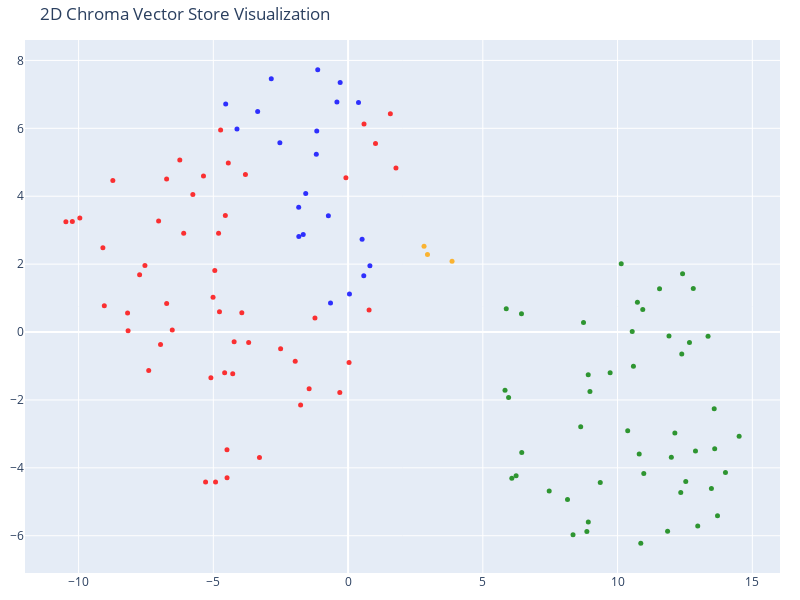

The notebook cell saved with this chart:
### Code cell
# We humans find it easier to visalize things in 2D!
# Reduce the dimensionality of the vectors to 2D using t-SNE
# (t-distributed stochastic neighbor embedding)

tsne = TSNE(n_components=2, random_state=42)
reduced_vectors = tsne.fit_transform(vectors)

# Create the 2D scatter plot
fig = go.Figure(data=[go.Scatter(
    x=reduced_vectors[:, 0],
    y=reduced_vectors[:, 1],
    mode='markers',
    marker=dict(size=5, color=colors, opacity=0.8),
    text=[f"Type: {t}<br>Text: {d[:100]}..." for t, d in zip(doc_types, documents)],
    hoverinfo='text'
)])

fig.update_layout(
    title='2D Chroma Vector Store Visualization',
    scene=dict(xaxis_title='x',yaxis_title='y'),
    width=800,
    height=600,
    margin=dict(r=20, b=10, l=10, t=40)
)

fig.show()

### Figure 1 — Plotly figure (JSON) as saved in the notebook; plotly's stock layout.template omitted (floating-point values rounded to 4 significant figures)
{"data": [{"hoverinfo": "text", "marker": {"color": ["orange", "orange", "orange", "red", "red", "red", "red", "red", "red", "red", "red", "red", "red", "red", "red", "red", "red", "red", "red", "red", "red", "red", "red", "red", "red", "red", "red", "red", "red", "red", "red", "red", "red", "red", "red", "red", "red", "red", "red", "red", "red", "red", "red", "red", "red", "red", "red", "red", "red", "red", "red", "red", "red", "red", "red", "green", "green", "green", "green", "green", "green", "green", "green", "green", "green", "green", "green", "green", "green", "green", "green", "green", "green", "green", "green", "green", "green", "green", "green", "green", "green", "green", "green", "green", "green", "green", "green", "green", "green", "green", "green", "green", "green", "green", "green", "green", "green", "green", "green", "green", "green", "green", "blue", "blue", "blue", "blue", "blue", "blue", "blue", "blue", "blue", "blue", "blue", "blue", "blue", "blue", "blue", "blue", "blue", "blue", "blue", "blue", "blue"], "opacity": 0.8, "size": 5}, "mode": "markers", "text": ["Type: company<br>Text: # About Insurellm\n\nInsurellm was founded by Avery Lancaster in 2015 as an insurance tech startup des...", "Type: company<br>Text: # Careers at Insurellm\n\nInsurellm is hiring! We are looking for talented software engineers, data sc...", "Type: company<br>Text: # Overview of Insurellm\n\nInsurellm is an innovative insurance tech firm with 200 employees across th...", "Type: contracts<br>Text: # Contract with Apex Reinsurance for Rellm: AI-Powered Enterprise Reinsurance Solution\n\n## Terms\n\n1....", "Type: contracts<br>Text: ## Renewal\n\n1. **Automatic Renewal**: This Agreement will automatically renew for successive one-yea...", "Type: contracts<br>Text: 2. **Seamless Integrations**: The architecture of Rellm allows for easy integration with existing sy...", "Type: contracts<br>Text: 1. **Technical Support**: Provider shall offer dedicated technical support to the Client via phone, ...", "Type: contracts<br>Text: **Insurellm, Inc.**  \n_____________________________  \nAuthorized Signature   \nDate: ________________...", "Type: contracts<br>Text: # Contract with Belvedere Insurance for Markellm\n\n## Terms\nThis Contract (\"Agreement\") is made and e...", "Type: contracts<br>Text: ## Renewal\n1. **Renewal Terms**: This Agreement may be renewed for additional one-year terms upon mu...", "Type: contracts<br>Text: ## Features\n1. **AI-Powered Matching**: Belvedere Insurance will benefit from Markellm's AI-powered ...", "Type: contracts<br>Text: ## Support\n1. **Technical Support**: Technical support will be available from 9 AM to 7 PM EST, Mond...", "Type: contracts<br>Text: **Belvedere Insurance**  \nSignature: ______________________  \nName: [Authorized Signatory]  \nTitle: ...", "Type: contracts<br>Text: # Contract with BrightWay Solutions for Markellm\n\n**Contract Date:** October 5, 2023  \n**Contract ID...", "Type: contracts<br>Text: 3. **Service Level Agreement (SLA):**  \n   Insurellm commits to a 99.9% uptime for the platform with...", "Type: contracts<br>Text: 2. **Real-Time Quote Availability:**  \n   Consumers sourced via BrightWay Solutions will receive rea...", "Type: contracts<br>Text: 3. **Training and Onboarding:**  \n   Insurellm agrees to provide one free training session on how to...", "Type: contracts<br>Text: # Contract with EverGuard Insurance for Rellm: AI-Powered Enterprise Reinsurance Solution\n\n**Contrac...", "Type: contracts<br>Text: 4. **Usage Rights**: EverGuard Insurance is granted a non-exclusive, non-transferable license to acc...", "Type: contracts<br>Text: 1. **Core Functionality**: Rellm provides EverGuard Insurance with advanced AI-driven analytics, sea...", "Type: contracts<br>Text: 1. **Customer Support**: Insurellm will provide EverGuard Insurance with 24/7 customer support, incl...", "Type: contracts<br>Text: ---\n\n**Signatures**  \n**For Insurellm**: __________________________  \n**Name**: John Smith  \n**Title...", "Type: contracts<br>Text: # Contract with GreenField Holdings for Markellm\n\n**Effective Date:** November 15, 2023  \n**Contract...", "Type: contracts<br>Text: ## Renewal\n1. **Automatic Renewal**: This contract will automatically renew for sequential one-year ...", "Type: contracts<br>Text: ## Features\n1. **AI-Powered Matching**: Access to advanced algorithms that connect GreenField Holdin...", "Type: contracts<br>Text: ## Support\n1. **Customer Support Access**: The Client will have access to dedicated support through ...", "Type: contracts<br>Text: **Signatures:**  \n_________________________                           _________________________  \n**...", "Type: contracts<br>Text: # Contract with Greenstone Insurance for Homellm\n\n---\n\n## Terms\n\n1. **Parties**: This Contract (\"Agr...", "Type: contracts<br>Text: 4. **Payment Terms**: \n   - The Customer shall pay an amount of $10,000 per month for the Standard T...", "Type: contracts<br>Text: ---\n\n## Features\n\n- **AI-Powered Risk Assessment**: Customer will have access to enhanced risk evalu...", "Type: contracts<br>Text: - **Customer Portal**: A dedicated portal will be provided, allowing the Customer's clients to manag...", "Type: contracts<br>Text: ______________________________  \n[Name], [Title]  \nDate: ______________________\n\n**For Greenstone In...", "Type: contracts<br>Text: # Contract with GreenValley Insurance for Homellm\n\n**Contract Date:** October 6, 2023  \n**Contract N...", "Type: contracts<br>Text: 4. **Confidentiality:** Both parties agree to maintain the confidentiality of proprietary informatio...", "Type: contracts<br>Text: 1. **AI-Powered Risk Assessment:** Access to advanced AI algorithms for real-time risk evaluations.\n...", "Type: contracts<br>Text: 3. **Regular Updates:** Insurellm will offer ongoing updates and enhancements to the Homellm platfor...", "Type: contracts<br>Text: # Contract with Pinnacle Insurance Co. for Homellm\n\n## Terms\nThis contract (\"Contract\") is entered i...", "Type: contracts<br>Text: ## Renewal\n1. **Renewal Terms**: At the end of the initial term, this Contract shall automatically r...", "Type: contracts<br>Text: ## Features\n1. **AI-Powered Risk Assessment**: Utilized for tailored underwriting decisions specific...", "Type: contracts<br>Text: ## Support\n1. **Technical Support**: Insurellm shall provide 24/7 technical support via an email and...", "Type: contracts<br>Text: # Contract with Roadway Insurance Inc. for Carllm\n\n---\n\n## Terms\n\n1. **Agreement Effective Date**: T...", "Type: contracts<br>Text: ---\n\n## Renewal\n\n1. **Automatic Renewal**: This agreement will automatically renew for an additional...", "Type: contracts<br>Text: ---\n\n## Features\n\n1. **Access to Core Features**: Roadway Insurance Inc. will have access to all Pro...", "Type: contracts<br>Text: ---\n\n## Support\n\n1. **Technical Support**: Roadway Insurance Inc. will receive priority technical su...", "Type: contracts<br>Text: # Contract with Stellar Insurance Co. for Rellm\n\n## Terms\nThis contract is made between **Insurellm*...", "Type: contracts<br>Text: ### Termination\nEither party may terminate this agreement with a **30-day written notice**. In the e...", "Type: contracts<br>Text: ## Features\nStellar Insurance Co. will receive access to the following features of the Rellm product...", "Type: contracts<br>Text: ## Support\nInsurellm provides Stellar Insurance Co. with the following support services:\n\n- **24/7 T...", "Type: contracts<br>Text: # Contract with TechDrive Insurance for Carllm\n\n**Contract Date:** October 1, 2024  \n**Contract Dura...", "Type: contracts<br>Text: ## Renewal\n\n1. **Automatic Renewal**: This contract shall automatically renew for additional one-yea...", "Type: contracts<br>Text: ## Support\n\n1. **Customer Support**: Insurellm will provide 24/7 customer support to TechDrive Insur...", "Type: contracts<br>Text: **TechDrive Insurance Representative:**  \nName: Sarah Johnson  \nTitle: Operations Director  \nDate: _...", "Type: contracts<br>Text: # Contract with Velocity Auto Solutions for Carllm\n\n**Contract Date:** October 1, 2023  \n**Contract ...", "Type: contracts<br>Text: ## Renewal\n\n1. **Automatic Renewal**: This contract will automatically renew for successive 12-month...", "Type: contracts<br>Text: ## Support\n\n1. **Customer Support**: Velocity Auto Solutions will have access to Insurellm’s custome...", "Type: employees<br>Text: # HR Record\n\n# Alex Chen\n\n## Summary\n- **Date of Birth:** March 15, 1990  \n- **Job Title:** Backend ...", "Type: employees<br>Text: ## Annual Performance History\n- **2020:**  \n  - Completed onboarding successfully.  \n  - Met expecta...", "Type: employees<br>Text: ## Compensation History\n- **2020:** Base Salary: $80,000  \n- **2021:** Base Salary Increase to $90,0...", "Type: employees<br>Text: Alex Chen continues to be a vital asset at Insurellm, contributing significantly to innovative backe...", "Type: employees<br>Text: # HR Record\n\n# Alex Harper\n\n## Summary\n- **Date of Birth**: March 15, 1993  \n- **Job Title**: Sales ...", "Type: employees<br>Text: ## Annual Performance History  \n- **2021**:  \n  - **Performance Rating**: 4.5/5  \n  - **Key Achievem...", "Type: employees<br>Text: - **2022**:  \n  - **Base Salary**: $65,000 (Promotion to Senior SDR)  \n  - **Bonus**: $13,000 (20% o...", "Type: employees<br>Text: # HR Record\n\n# Alex Thomson\n\n## Summary\n- **Date of Birth:** March 15, 1995  \n- **Job Title:** Sales...", "Type: employees<br>Text: ## Annual Performance History  \n- **2022** - Rated as \"Exceeds Expectations.\" Alex Thomson achieved ...", "Type: employees<br>Text: ## Other HR Notes\n- Alex Thomson is an active member of the Diversity and Inclusion committee at Ins...", "Type: employees<br>Text: # Avery Lancaster\n\n## Summary\n- **Date of Birth**: March 15, 1985  \n- **Job Title**: Co-Founder & Ch...", "Type: employees<br>Text: - **2010 - 2013**: Business Analyst at Edge Analytics  \n  Prior to joining Innovate, Avery worked as...", "Type: employees<br>Text: - **2018**: **Exceeds Expectations**  \n  Under Avery’s pivoted vision, Insurellm launched two new su...", "Type: employees<br>Text: - **2022**: **Satisfactory**  \n  Avery focused on rebuilding team dynamics and addressing employee c...", "Type: employees<br>Text: ## Compensation History\n- **2015**: $150,000 base salary + Significant equity stake  \n- **2016**: $1...", "Type: employees<br>Text: ## Other HR Notes\n- **Professional Development**: Avery has actively participated in leadership trai...", "Type: employees<br>Text: # HR Record\n\n# Emily Carter\n\n## Summary\n- **Date of Birth:** August 12, 1990  \n- **Job Title:** Acco...", "Type: employees<br>Text: - **2017-2019:** Marketing Intern  \n  - Assisted with market research and campaign development for s...", "Type: employees<br>Text: ## Compensation History\n| Year | Base Salary | Bonus         | Total Compensation |\n|------|--------...", "Type: employees<br>Text: Emily Carter exemplifies the kind of talent that drives Insurellm's success and is an invaluable ass...", "Type: employees<br>Text: # HR Record\n\n# Emily Tran\n\n## Summary\n- **Date of Birth:** March 18, 1991  \n- **Job Title:** Digital...", "Type: employees<br>Text: - **January 2017 - May 2018**: Marketing Intern  \n  - Supported the Marketing team by collaborating ...", "Type: employees<br>Text: - **2021**:  \n  - Performance Rating: Meets Expectations  \n  - Key Achievements: Contributed to the ...", "Type: employees<br>Text: - **Professional Development Goals**:  \n  - Emily Tran aims to become a Marketing Manager within the...", "Type: employees<br>Text: # HR Record\n\n# Jordan Blake\n\n## Summary\n- **Date of Birth:** March 15, 1993  \n- **Job Title:** Sales...", "Type: employees<br>Text: ## Annual Performance History\n- **2021:** First year at Insurellm; achieved 90% of monthly targets. ...", "Type: employees<br>Text: ## Other HR Notes\n- Jordan has shown an interest in continuing education, actively participating in ...", "Type: employees<br>Text: # HR Record\n\n# Jordan K. Bishop\n\n## Summary\n- **Date of Birth:** March 15, 1990\n- **Job Title:** Fro...", "Type: employees<br>Text: ## Annual Performance History\n- **2019:** Exceeds Expectations - Continuously delivered high-quality...", "Type: employees<br>Text: ## Compensation History\n- **June 2018:** Starting Salary - $85,000\n- **June 2019:** Salary Increase ...", "Type: employees<br>Text: ## Other HR Notes\n- Jordan K. Bishop has been an integral part of club initiatives, including the In...", "Type: employees<br>Text: # HR Record\n\n# Maxine Thompson\n\n## Summary\n- **Date of Birth:** January 15, 1991  \n- **Job Title:** ...", "Type: employees<br>Text: ## Insurellm Career Progression\n- **January 2017 - October 2018**: **Junior Data Engineer**  \n  * Ma...", "Type: employees<br>Text: ## Annual Performance History\n- **2017**: *Meets Expectations*  \n  Maxine showed potential in her ro...", "Type: employees<br>Text: - **2021**: *Exceeds Expectations*  \n  Maxine spearheaded the transition to a new data warehousing s...", "Type: employees<br>Text: ## Compensation History\n- **2017**: $70,000 (Junior Data Engineer)  \n- **2018**: $75,000 (Junior Dat...", "Type: employees<br>Text: # HR Record\n\n# Oliver Spencer\n\n## Summary\n- **Date of Birth**: May 14, 1990  \n- **Job Title**: Backe...", "Type: employees<br>Text: ## Annual Performance History\n- **2018**: **3/5** - Adaptable team player but still learning to take...", "Type: employees<br>Text: ## Compensation History\n- **March 2018**: Initial salary of $80,000.\n- **July 2019**: Salary increas...", "Type: employees<br>Text: # Samantha Greene\n\n## Summary\n- **Date of Birth:** October 14, 1990\n- **Job Title:** HR Generalist\n-...", "Type: employees<br>Text: ## Annual Performance History\n- **2020:** Exceeds Expectations  \n  Samantha Greene demonstrated exce...", "Type: employees<br>Text: ## Compensation History\n- **2020:** Base Salary - $55,000  \n  The entry-level salary matched industr...", "Type: employees<br>Text: - **2023:** Base Salary - $70,000  \n  Recognized for substantial improvement in employee relations m...", "Type: employees<br>Text: # HR Record\n\n# Samuel Trenton\n\n## Summary\n- **Date of Birth:** April 12, 1989  \n- **Job Title:** Sen...", "Type: employees<br>Text: ## Annual Performance History\n- **2023:** Rating: 4.5/5  \n  *Samuel exceeded expectations, successfu...", "Type: employees<br>Text: ## Compensation History\n- **2023:** Base Salary: $115,000 + Bonus: $15,000  \n  *Annual bonus based o...", "Type: employees<br>Text: - **Engagement in Company Culture:** Regularly participates in team-building events and contributes ...", "Type: products<br>Text: # Product Summary\n\n# Carllm\n\n## Summary\n\nCarllm is an innovative auto insurance product developed by...", "Type: products<br>Text: - **Instant Quoting**: With Carllm, insurance companies can offer near-instant quotes to customers, ...", "Type: products<br>Text: - **Mobile Integration**: Carllm is designed to work seamlessly with mobile applications, providing ...", "Type: products<br>Text: - **Professional Tier**: $2,500/month\n  - For medium-sized companies.\n  - All Basic Tier features pl...", "Type: products<br>Text: ### Q2 2025: Customer Experience Improvements\n- Launch of a new **mobile app** for end-users.\n- Intr...", "Type: products<br>Text: # Product Summary\n\n# Homellm\n\n## Summary\nHomellm is an innovative home insurance product developed b...", "Type: products<br>Text: ### 2. Dynamic Pricing Model\nWith Homellm's innovative dynamic pricing model, insurance providers ca...", "Type: products<br>Text: ### 5. Multi-Channel Integration\nHomellm seamlessly integrates into existing insurance platforms, pr...", "Type: products<br>Text: - **Basic Tier:** Starting at $5,000/month for small insurers with basic integration features.\n- **S...", "Type: products<br>Text: All tiers include a comprehensive training program and ongoing updates to ensure optimal performance...", "Type: products<br>Text: With Homellm, Insurellm is committed to transforming the landscape of home insurance, ensuring both ...", "Type: products<br>Text: # Product Summary\n\n# Markellm\n\n## Summary\n\nMarkellm is an innovative two-sided marketplace designed ...", "Type: products<br>Text: - **User-Friendly Interface**: Designed with user experience in mind, Markellm features an intuitive...", "Type: products<br>Text: - **Customer Support**: Our dedicated support team is always available to assist both consumers and ...", "Type: products<br>Text: ### For Insurance Companies:\n- **Basic Listing Fee**: $199/month for a featured listing on the platf...", "Type: products<br>Text: ### Q3 2025\n- Initiate a comprehensive marketing campaign targeting both consumers and insurers to i...", "Type: products<br>Text: # Product Summary\n\n# Rellm: AI-Powered Enterprise Reinsurance Solution\n\n## Summary\n\nRellm is an inno...", "Type: products<br>Text: ### Seamless Integrations\nRellm's architecture is designed for effortless integration with existing ...", "Type: products<br>Text: ### Regulatory Compliance Tools\nRellm includes built-in compliance tracking features to help organiz...", "Type: products<br>Text: Join the growing number of organizations leveraging Rellm to enhance their reinsurance processes whi...", "Type: products<br>Text: Experience the future of reinsurance with Rellm, where innovation meets reliability. Let Insurellm h..."], "type": "scatter", "x": [2.947, 3.858, 2.819, -6.733, -6.244, -4.73, -4.946, -4.491, -1.961, -10.47, 0.7793, -5.01, -4.494, -1.445, -0.3071, 0.03602, -1.761, -5.76, -5.366, -4.444, -4.554, -3.287, -2.503, -9.954, 1.777, -1.229, -4.918, -3.69, -8.729, 0.5919, -3.943, -5.288, -4.28, -4.58, 1.017, -5.09, -4.228, -10.23, 1.569, -4.771, -9.045, -9.098, -0.08016, -6.732, -6.1, -7.03, -3.809, -4.806, -8.163, -7.736, -6.959, -7.398, -8.182, -7.538, -6.525, 10.93, 8.861, 12.53, 5.869, 12.38, 13.6, 13.59, 12.67, 14.51, 13.36, 5.823, 6.445, 6.235, 6.076, 13.71, 5.956, 10.59, 8.632, 11.99, 6.434, 9.724, 8.975, 12.13, 8.911, 11.91, 12.89, 12.81, 11.56, 8.347, 12.97, 12.41, 10.14, 10.86, 8.142, 7.463, 11.86, 10.74, 8.914, 12.34, 10.38, 9.358, 10.97, 10.8, 10.54, 14.0, 13.48, 8.736, -1.828, -1.665, -1.833, -1.572, -0.7312, -0.2933, 0.3867, -0.4143, -1.179, -1.162, -1.126, 0.8101, 0.5828, 0.05082, -0.6515, 0.5203, -3.355, -4.122, -4.541, -2.531, -2.851], "y": [2.28, 2.084, 2.523, 4.51, 5.065, 5.95, 1.815, -4.291, -0.8604, 3.249, 0.6457, 1.021, -3.47, -1.669, -1.783, -0.8946, -2.147, 4.051, 4.597, 4.982, 3.436, -3.695, -0.494, 3.357, 4.831, 0.4122, -4.419, -0.3065, 4.466, 6.129, 0.5711, -4.414, -1.228, -1.202, 5.554, -1.347, -0.289, 3.256, 6.427, 0.5999, 0.7771, 2.485, 4.545, 0.8436, 2.91, 3.27, 4.643, 2.911, 0.03541, 1.691, -0.3692, -1.135, 0.5636, 1.956, 0.06071, 0.6608, -5.875, -4.399, 0.683, -0.6465, -3.438, -2.263, -0.3105, -3.068, -0.1271, -1.714, -3.548, -4.23, -4.31, -5.412, -1.925, -1.006, -2.793, -3.686, 0.536, -1.198, -1.751, -2.972, -1.255, -0.1139, -3.505, 1.283, 1.275, -5.973, -5.712, 1.717, 2.01, -6.22, -4.934, -4.683, -5.869, 0.8738, -5.599, -4.727, -2.908, -4.432, -4.167, -3.595, 0.01679, -4.14, -4.606, 0.283, 2.817, 2.874, 3.677, 4.078, 3.427, 7.348, 6.76, 6.775, 5.236, 5.921, 7.724, 1.952, 1.655, 1.118, 0.8539, 2.733, 6.497, 5.979, 6.715, 5.573, 7.461]}], "layout": {"height": 600, "margin": {"b": 10, "l": 10, "r": 20, "t": 40}, "scene": {"xaxis": {"title": {"text": "x"}}, "yaxis": {"title": {"text": "y"}}}, "title": {"text": "2D Chroma Vector Store Visualization"}, "width": 800}}
